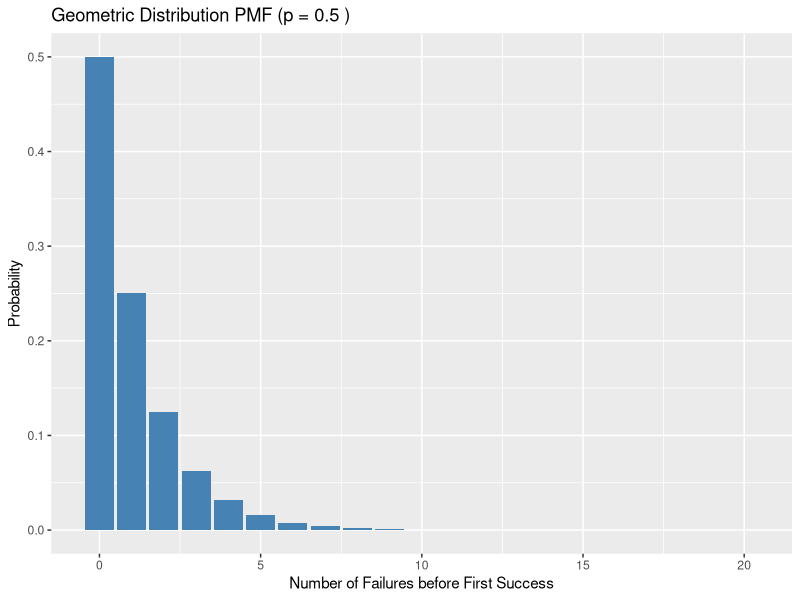

This chart was generated by the following R code:
# ---- 0. Setup and load libraries, if any ----

library(ggplot2)  # load the graphing library

if(!require("rstudioapi")) install.packages("rstudioapi")
setwd(dirname(getSourceEditorContext()$path))  # set working directory

# ---- 1. Geometric Distribution ----

# Just like with the Normal distribution we had rnorm (to sample) and dnorm (the 
# distribution or probability *density* function)
# For the Geometric Distribution we have rgeom (to sample) and dgeom (the 
# distribution or probability *mass* function)

# Sample from Geom(n=100, p=0.5)
samples1 <- rgeom(n=100, p=0.5)
head(samples1)
mean(samples1)
sd(samples1)

# What do the parameters mean? 

# What if we decrease the success probability - what do you think will happen
# to the sample outcomes?

samples2 <- rgeom(n=100, p=0.0001)
head(samples2)
mean(samples2)
sd(samples2)

# Plot the probability mass function using dgeom
p = 0.5
x <- 0:(round(1/p)*10)
y <- dgeom(x, prob = p)
df <- data.frame(x = x, y = y)

ggplot(df, aes(x = x, y = y)) +
  geom_col(fill = "steelblue") +
  labs(
    title = paste("Geometric Distribution PMF (p =", p, ")"),
    x = "Number of Failures before First Success",
    y = "Probability"
  )
